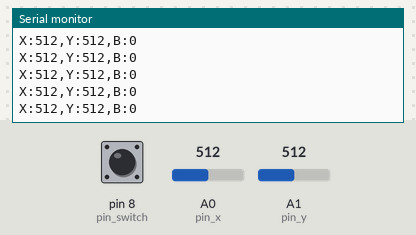
Bench run of a sketch on a simulated Arduino Uno, built with avr-gcc and run on an emulated ATmega328P. Shown: the last lines printed to the serial monitor. The inputs (shaded band) are chosen by the test bench; at power-on: A0 (pin_x) = 512, A1 (pin_y) = 512, pin 8 (pin_switch) LOW.

Above: at 1.2 s.
1.3 s: A0 (pin_x) set to 109
At 2.1 s:
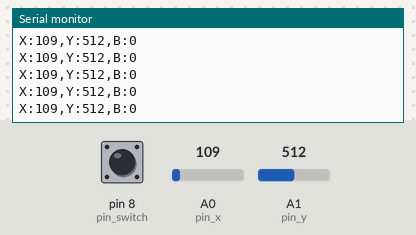
4.3 s: A0 (pin_x) set to 94
At 5.2 s:
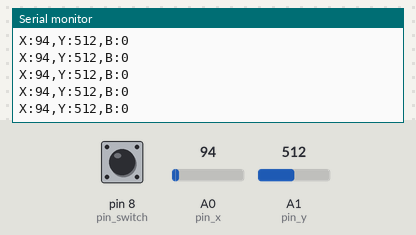
5.8 s: A1 (pin_y) set to 107
At 6.3 s:
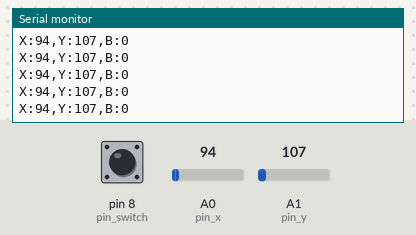
8.8 s: A1 (pin_y) set to 89
At 9.8 s:
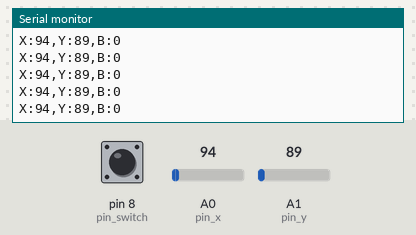
Timing chart, 0 to 11.8 s (numbered marks = the images above; inputs shaded):
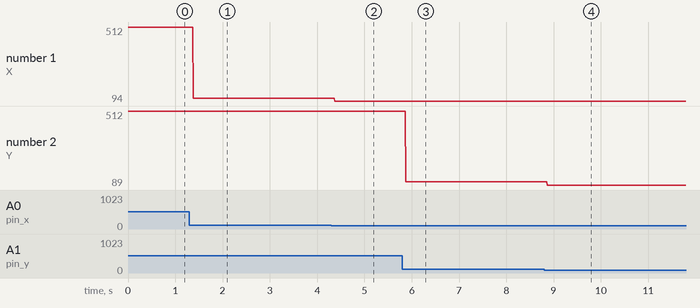

The sketch:

joysticktest.ino.ino
```cpp
// analog
int pin_x = 0;
int pin_y = 1;

// digital
int pin_switch = 8;

void setup() {
  Serial.begin(9600);

  pinMode(pin_switch, INPUT);
}

 void loop() {
  int x = analogRead(pin_x);
  int y = analogRead(pin_y);
  int b = digitalRead(pin_switch);

  Serial.print("X:");
  Serial.print(x);
  Serial.print(",");
  Serial.print("Y:");
  Serial.print(y);
  Serial.print(",");
  Serial.print("B:");
  Serial.print(b);
  Serial.print("\n");

 }
```

Measured:
- after the input at 1.3 s, the serial monitor: prints a new line after 0.08 s (image 1)
- after the input at 4.3 s, the serial monitor: prints a new line after 0.08 s (image 2)
- after the input at 5.8 s, the serial monitor: prints a new line after 0.07 s (image 3)
- after the input at 8.8 s, the serial monitor: prints a new line after 0.07 s (image 4)
- plotted number 1: 512 → 109 after the input at 1.3 s, 109 → 94 after the input at 4.3 s
- plotted number 2: 512 → 107 after the input at 5.8 s, 107 → 89 after the input at 8.8 s
